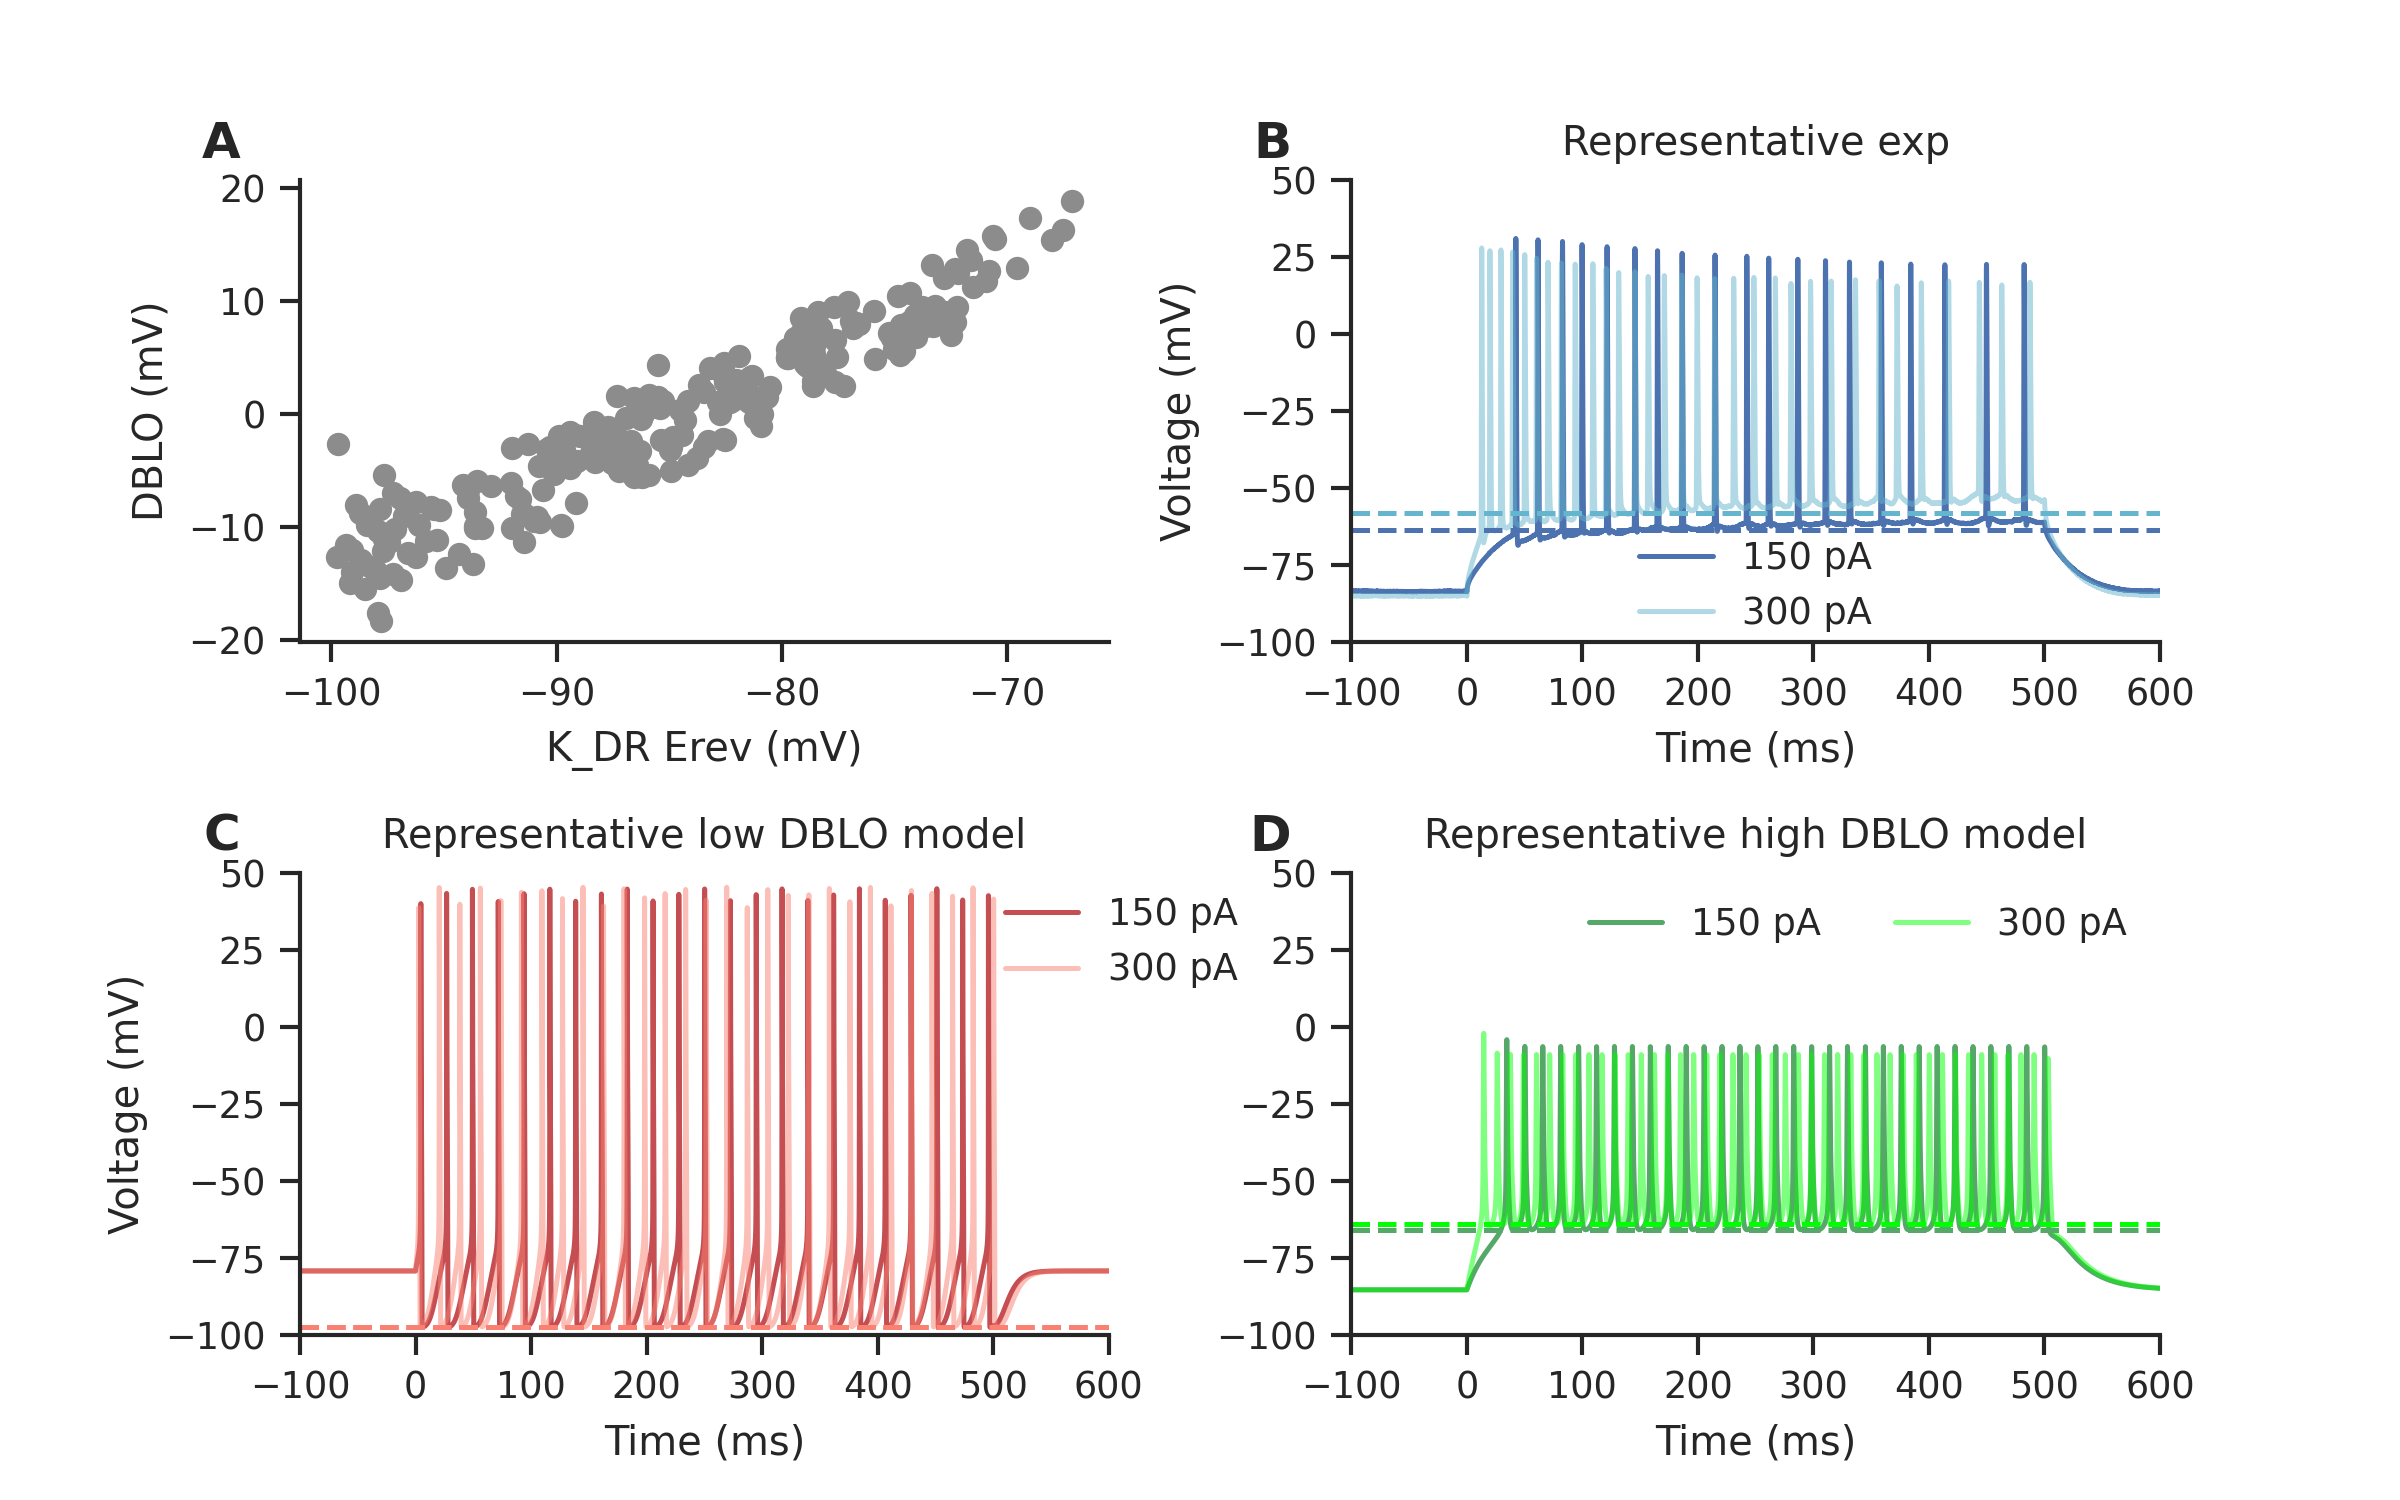

The Python source for this figure:
import os

os.environ["OMP_NUM_THREADS"] = "1"  # export OMP_NUM_THREADS=4

import sys

sys.path.insert(1, "../helperScripts")

import numpy as np
import matplotlib.pyplot as plt
import features as fts
import MOOSEModel as mm
import expcells
import brute_curvefit as bcf
from copy import deepcopy
from tqdm import tqdm
import pandas as pd
from pprint import pprint
from goMultiprocessing import Multiprocessthis_appendsave
import pickle
import json
from scipy import signal
import warnings
import subprocess

from matplotlib.gridspec import GridSpec
import seaborn as sns
import scipy.stats as scs

sns.set(style="ticks")
sns.set_context("paper")

fig = plt.figure(figsize=(8, 5), constrained_layout=False)
# fig = plt.figure(constrained_layout=False)
gs = GridSpec(2, 2, figure=fig, hspace=0.5, wspace=0.3)
axA = fig.add_subplot(gs[0, 0])
axB = fig.add_subplot(gs[0, 1])
axC = fig.add_subplot(gs[1, 0])
axD = fig.add_subplot(gs[1, 1])
# ax5 = fig.add_subplot(gs[2, 0])
# ax6 = fig.add_subplot(gs[2, 1])

# add a, b, c text to each subplot axis
fig.transFigure.inverted().transform([0.5,0.5])
for i, ax in enumerate([axA, axB, axC, axD]):
    x_infig, y_infig = ax.transAxes.transform([0,1])
    x_infig = x_infig - 20
    y_infig = y_infig + 20
    x_ax, y_ax = ax.transAxes.inverted().transform([x_infig,y_infig])
    ax.text(
        x_ax,
        y_ax,
        f"{chr(65+i)}",
        transform=ax.transAxes,
        fontsize=12,
        fontweight="bold",
        va="top",
        ha="right",
    )


#####################################
if not os.path.exists('activemodels.json'):
    subprocess.call(["python3", "getbasemodels.py"])
#######################################

# Load models from the JSON file
# df_expsummaryactiveF = pd.read_pickle("../helperScripts/expsummaryactiveF.pkl")
basemodels_list = []
file_path = "activemodels.json"
with open(file_path, "r") as file:
    for line in file:
        basemodel = json.loads(line)
        # if basemodel["Features"]["ISIavg_1.5e-10"]<df_expsummaryactiveF.loc["ISIavg_1.5e-10", "10th quantile"] or basemodel["Features"]["ISIavg_1.5e-10"]>df_expsummaryactiveF.loc["ISIavg_1.5e-10", "90th quantile"]:
        #     continue
        # if basemodel["Features"]["freq_1.5e-10"]<df_expsummaryactiveF.loc["freq_1.5e-10", "10th quantile"] or basemodel["Features"]["freq_1.5e-10"]>df_expsummaryactiveF.loc["freq_1.5e-10", "90th quantile"]:
        #     continue
        basemodels_list.append(basemodel)


### Exp without lJP correction ###
LJP = 15e-3
stim_start_exp = 0.3469
stim_end_exp = stim_start_exp+0.5
cell2 = expcells.expcell('2023_01_04_cell_2', f'../expdata/Chirp/2023_01_04_cell_2')
T_300pA, Vm_300pA = expcells.expdata(cell2.preFIfile, Index=16, LJP=LJP)
T_150pA, Vm_150pA = expcells.expdata(cell2.preFIfile, Index=10, LJP=LJP)
Features = fts.expfeatures(cellpath=cell2.preFIfile, stim_start=stim_start_exp, stim_end=stim_end_exp, LJP=LJP)

DBL150pA = [Features["DBL_1.5e-10"], Features["DBLO_1.5e-10"]]
DBL300pA = [Features["DBL_3e-10"], Features["DBLO_3e-10"]]

axB.plot((T_150pA-stim_start_exp)*1e3, Vm_150pA*1e3, label='150 pA', c='C0')
axB.plot((T_300pA-stim_start_exp)*1e3, Vm_300pA*1e3, label='300 pA', c='C9', alpha=0.5)
axB.set_xlabel('Time (ms)')
axB.set_ylabel('Voltage (mV)')
axB.set_title('Representative exp')
axB.set_xlim(-0.1*1e3, 0.6*1e3)
axB.set_ylim(-0.100*1e3, 0.05*1e3)
# axB.axhline(y=Features['E_rest_300'], color='black', linestyle='--', xmin=0, xmax=1)
axB.axhline(y=DBL150pA[0]*1e3, color='C0', linestyle='--')
axB.axhline(y=DBL300pA[0]*1e3, color='C9', linestyle='--')
axB.legend(frameon=False, loc='lower center', bbox_to_anchor=[0.5,-0.05])


#############################
EK_list = []
DBLO150pA_list = []
for model in basemodels_list:
    EK_list.append(model["Parameters"]["Channels"]["K_DR_Chan"]["Erev"])
    DBLO150pA_list.append(model["Features"]["DBLO_1.5e-10"])

highDBLmodelidx = np.argmax(DBLO150pA_list)
lowDBLmodelidx = np.argmin(DBLO150pA_list)

t150, Itrace150, Vtrace150, Ca = mm.runModel(basemodels_list[lowDBLmodelidx], 150e-12, refreshKin=True)
t300, Itrace300, Vtrace300, Ca = mm.runModel(basemodels_list[lowDBLmodelidx], 300e-12, refreshKin=False)
Features = fts.modelfeatures(basemodels_list[lowDBLmodelidx], 0.5, 1, refreshKin=False)
axC.plot((t150-0.5)*1e3, (Vtrace150)*1e3, label='150 pA', c='C3')
axC.plot((t300-0.5)*1e3, (Vtrace300)*1e3, label='300 pA', c='salmon', alpha=0.5)
axC.set_xlabel('Time (ms)')
axC.set_ylabel('Voltage (mV)')
axC.set_title('Representative low DBLO model')
axC.set_xlim(-0.1*1e3, 0.6*1e3)
axC.set_ylim(-0.100*1e3, 0.05*1e3)
# axC.axhline(y=Features['E_rest_300'], color='black', linestyle='--', xmin=0, xmax=1)
axC.axhline(y=Features["DBL_1.5e-10"]*1e3, color='C3', linestyle='--')
axC.axhline(y=Features["DBL_3e-10"]*1e3, color='salmon', linestyle='--')
axC.legend(frameon=False, loc='center right', bbox_to_anchor=[1.2,0.85])

t150, Itrace150, Vtrace150, Ca = mm.runModel(basemodels_list[highDBLmodelidx], 150e-12, refreshKin=False)
t300, Itrace300, Vtrace300, Ca = mm.runModel(basemodels_list[highDBLmodelidx], 300e-12, refreshKin=False)
Features = fts.modelfeatures(basemodels_list[highDBLmodelidx], 0.5, 1, refreshKin=False)
axD.plot((t150-0.5)*1e3, (Vtrace150)*1e3, label='150 pA', c='C2')
axD.plot((t300-0.5)*1e3, (Vtrace300)*1e3, label='300 pA', c='lime', alpha=0.5)
axD.set_xlabel('Time (ms)')
# axD.set_ylabel('Voltage (mV)')
axD.set_title('Representative high DBLO model')
axD.set_xlim(-0.1*1e3, 0.6*1e3)
axD.set_ylim(-0.100*1e3, 0.05*1e3)
# axD.axhline(y=Features['E_rest_300'], color='black', linestyle='--', xmin=0, xmax=1)
axD.axhline(y=Features["DBL_1.5e-10"]*1e3, color='C2', linestyle='--')
axD.axhline(y=Features["DBL_3e-10"]*1e3, color='lime', linestyle='--')
axD.legend(frameon=False, ncols=2)

axA.scatter(np.array(EK_list)*1e3, np.array(DBLO150pA_list)*1e3, c='C7')
axA.set_xlabel('K_DR Erev (mV)')
axA.set_ylabel('DBLO (mV)')

######################
sns.despine(fig=fig)
# plt.tight_layout()
plt.savefig('Fig6.png', dpi=300)
plt.show()


############# Stats #####################
m, b, r, pvalue, _ = scs.linregress(np.array(EK_list)*1e3, np.array(DBLO150pA_list)*1e3)
print(f'{r:1.2f}', f'{pvalue:1.2e}')

######### Write to NOTES.exe ###############
with open('NOTES.txt', 'w') as f:
    f.write(f'{r:1.2f}, {pvalue:1.2e}\n')
    f.write(f'Max DBLO - {np.max(DBLO150pA_list)*1e3}\n')